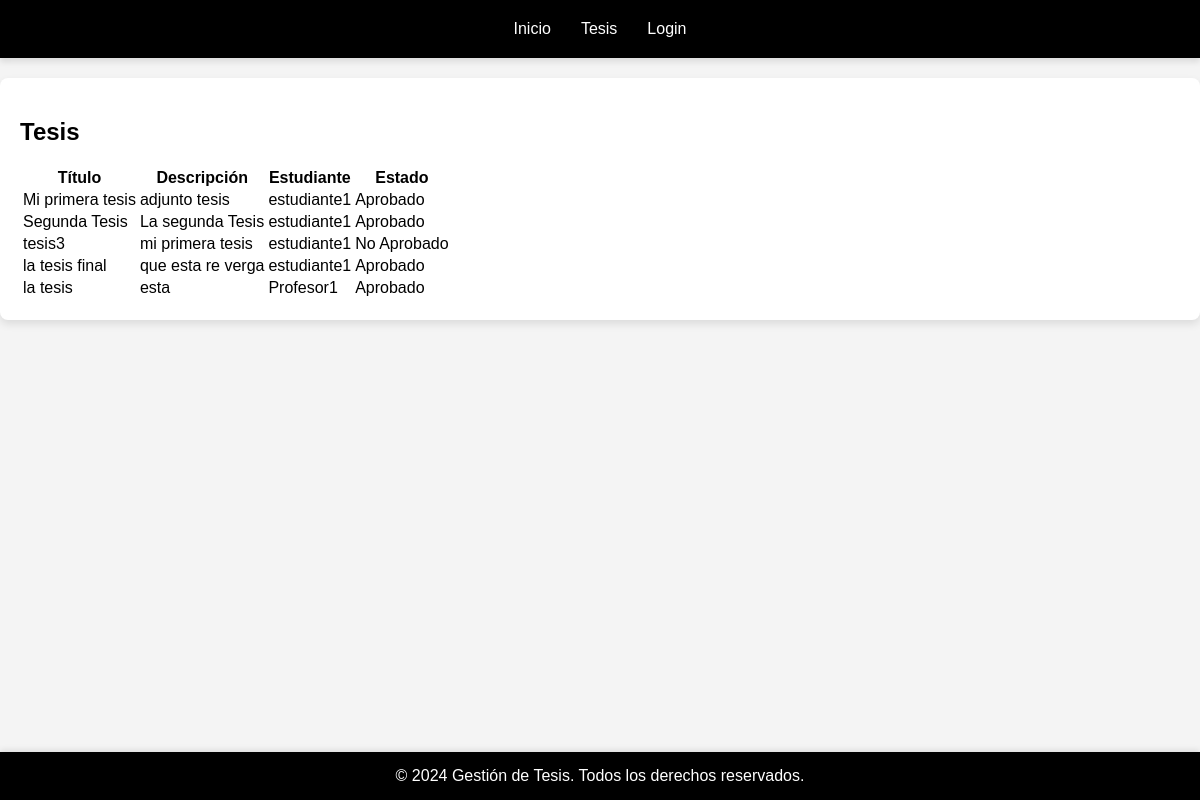
The page /api/ver_tesis/ on the database its author committed.
### api_tesis/models.py (models this page shows, shortened)
class Thesis(models.Model):
    title = models.CharField(max_length=200)
    description = models.TextField()
    student = models.ForeignKey(User, on_delete=models.CASCADE, related_name='theses')
    approved = models.BooleanField(default=False)
    created_at = models.DateTimeField(auto_now_add=True)
    updated_at = models.DateTimeField(auto_now=True)
    file = models.FileField(upload_to='thesis_files/')  # Agregar esta línea

### api_tesis/views.py (the view)
# urls.py: path('ver_tesis/', views.ver_tesis, name='ver_tesis'),
def ver_tesis(request):
    tesis_list = Thesis.objects.all()
    return render(request, 'ver_tesis.html', {'tesis_list': tesis_list})

### api_tesis/templates/ver_tesis.html (shortened to what this page needs)
{% extends 'layout.html' %}
{% block content %}
<div class="gestion-container">
    <h2 class="title">Tesis</h2>
    <div class="tesis-list-container">
        <table class="tesis-table">
            <thead>
                <tr>
                    <th class="table-header">Título</th>
                    <th class="table-header">Descripción</th>
                    <th class="table-header">Estudiante</th>
                    <th class="table-header">Estado</th>
                </tr>
            </thead>
            <tbody>
                {% for tesis in tesis_list %}
                <tr>
                    <td>{{ tesis.title }}</td>
                    <td>{{ tesis.description }}</td>
                    <td>{{ tesis.student.username }}</td>
                    <td>
                        {% if tesis.approved %}
                            <span class="status approved">Aprobado</span>
                        {% else %}
                            <span class="status not-approved">No Aprobado</span>
                        {% endif %}
                    </td>
                </tr>
                {% endfor %}
            </tbody>
        </table>
    </div>
</div>
{% endblock %}

### api_tesis/templates/layout.html (shortened to what this page needs)
<!DOCTYPE html>
<html lang="es">
<head>
    <link rel="stylesheet" href="https://tesisalmacenamiento.blob.core.windows.net/tesis/styles.css">
</head>
<body>
    <header>
        <nav>
            <div class="container">
                <ul class="nav-list">
                    <li><a href="{% url 'index' %}">Inicio</a></li>
                    <li><a href="{% url 'ver_tesis' %}">Tesis</a></li>
                    <li><a href="{% url 'login' %}">Login</a></li>
                </ul>
            </div>
        </nav>
    </header>
    <main>
        {% block content %}{% endblock %}
    </main>
    <footer>
        <div class="container">
            <p>&copy; 2024 Gestión de Tesis. Todos los derechos reservados.</p>
        </div>
    </footer>
</body>
</html>

### api_tesis/templates/layout.html (style rules this page uses)
body { font-family: Arial, sans-serif; margin: 0; padding: 0; background-color: #f4f4f4; }
header { background-color: #000; padding: 20px 0; box-shadow: 0 4px 6px rgba(0, 0, 0, 0.1); }
nav { max-width: 1200px; margin: 0 auto; display: flex; justify-content: space-between; align-items: center; }
.nav-list { list-style: none; padding: 0; margin: 0; display: flex; }
.nav-list li { margin: 0 15px; }
.nav-list a { color: #fff; text-decoration: none; font-size: 16px; transition: color 0.3s; }
main { padding: 20px; max-width: 1200px; margin: 20px auto; background-color: #fff; box-shadow: 0 4px 8px rgba(0, 0, 0, 0.1); border-radius: 8px; }
footer { background-color: #000; color: #fff; text-align: center; padding: 15px 0; position: fixed; bottom: 0; width: 100%; box-shadow: 0 -2px 6px rgba(0, 0, 0, 0.1); }
footer p { margin: 0; }
.container { max-width: 1200px; margin: 0 auto; padding: 0 15px; }

### rows shown on the page
Thesis: title "Mi primera tesis", description "adjunto tesis", student.username "estudiante1", approved "Aprobado"
Thesis: title "Segunda Tesis", description "La segunda Tesis", student.username "estudiante1", approved "Aprobado"
Thesis: title "tesis3", description "mi primera tesis", student.username "estudiante1", approved "No Aprobado"
Thesis: title "la tesis final", description "que esta re verga", student.username "estudiante1", approved "Aprobado"
Thesis: title "la tesis", description "esta", student.username "Profesor1", approved "Aprobado"
